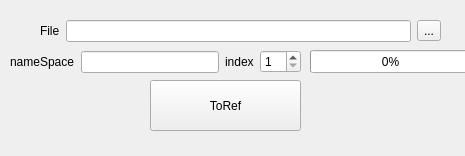
<?xml version="1.0" encoding="UTF-8"?>
<ui version="4.0">
 <class>BTR_WIN</class>
 <widget class="QWidget" name="BTR_WIN">
  <property name="enabled">
   <bool>true</bool>
  </property>
  <property name="geometry">
   <rect>
    <x>0</x>
    <y>0</y>
    <width>465</width>
    <height>156</height>
   </rect>
  </property>
  <property name="minimumSize">
   <size>
    <width>465</width>
    <height>156</height>
   </size>
  </property>
  <property name="maximumSize">
   <size>
    <width>465</width>
    <height>156</height>
   </size>
  </property>
  <property name="windowTitle">
   <string>BatchToRef</string>
  </property>
  <widget class="QPushButton" name="refButton">
   <property name="geometry">
    <rect>
     <x>150</x>
     <y>80</y>
     <width>151</width>
     <height>51</height>
    </rect>
   </property>
   <property name="text">
    <string>ToRef</string>
   </property>
  </widget>
  <widget class="QProgressBar" name="progressBar">
   <property name="geometry">
    <rect>
     <x>310</x>
     <y>50</y>
     <width>161</width>
     <height>23</height>
    </rect>
   </property>
   <property name="toolTip">
    <string>总进度</string>
   </property>
   <property name="value">
    <number>0</number>
   </property>
  </widget>
  <widget class="QLabel" name="Tip_lab">
   <property name="enabled">
    <bool>false</bool>
   </property>
   <property name="geometry">
    <rect>
     <x>120</x>
     <y>130</y>
     <width>231</width>
     <height>20</height>
    </rect>
   </property>
   <property name="font">
    <font>
     <pointsize>9</pointsize>
     <weight>50</weight>
     <bold>false</bold>
     <underline>false</underline>
     <stylestrategy>PreferDefault</stylestrategy>
    </font>
   </property>
   <property name="text">
    <string/>
   </property>
  </widget>
  <widget class="QWidget" name="">
   <property name="geometry">
    <rect>
     <x>40</x>
     <y>20</y>
     <width>401</width>
     <height>22</height>
    </rect>
   </property>
   <layout class="QHBoxLayout" name="horizontalLayout">
    <item>
     <widget class="QLabel" name="file_lab">
      <property name="toolTip">
       <string>指定参考文件</string>
      </property>
      <property name="text">
       <string>File</string>
      </property>
     </widget>
    </item>
    <item>
     <widget class="QLineEdit" name="pathEdit"/>
    </item>
    <item>
     <widget class="QToolButton" name="toolButton">
      <property name="toolTip">
       <string>打开文件路径</string>
      </property>
      <property name="text">
       <string>...</string>
      </property>
     </widget>
    </item>
   </layout>
  </widget>
  <widget class="QWidget" name="">
   <property name="geometry">
    <rect>
     <x>10</x>
     <y>50</y>
     <width>291</width>
     <height>24</height>
    </rect>
   </property>
   <layout class="QHBoxLayout" name="horizontalLayout_4">
    <item>
     <layout class="QHBoxLayout" name="horizontalLayout_2">
      <item>
       <widget class="QLabel" name="label_2">
        <property name="toolTip">
         <string>设置参考文件的空间名</string>
        </property>
        <property name="text">
         <string>nameSpace</string>
        </property>
       </widget>
      </item>
      <item>
       <widget class="QLineEdit" name="lineEdit_2"/>
      </item>
     </layout>
    </item>
    <item>
     <layout class="QHBoxLayout" name="horizontalLayout_3">
      <item>
       <widget class="QLabel" name="label_3">
        <property name="toolTip">
         <string> 需要导入的次数</string>
        </property>
        <property name="text">
         <string>index</string>
        </property>
       </widget>
      </item>
      <item>
       <widget class="QSpinBox" name="spinBox">
        <property name="minimum">
         <number>1</number>
        </property>
       </widget>
      </item>
     </layout>
    </item>
   </layout>
  </widget>
  <zorder>toolButton</zorder>
  <zorder>pathEdit</zorder>
  <zorder>file_lab</zorder>
  <zorder>refButton</zorder>
  <zorder>progressBar</zorder>
  <zorder>spinBox</zorder>
  <zorder>label_2</zorder>
  <zorder>lineEdit_2</zorder>
  <zorder>label_3</zorder>
  <zorder>label_3</zorder>
  <zorder>Tip_lab</zorder>
 </widget>
 <resources/>
 <connections/>
</ui>
